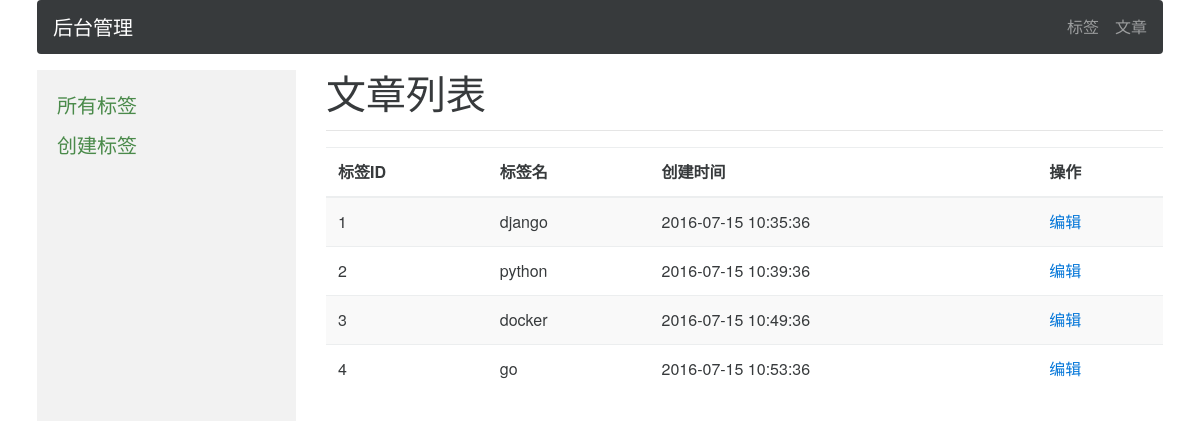
The page /dashboard/tag/list/ (signed in) on the database its author committed.
### flyingpang/mysite/models.py (models this page shows, shortened)
class Tag(models.Model):
    key = models.CharField(_(u'key'), max_length=32, unique=True)
    name = models.CharField(_(u'名称'), max_length=30, unique=True)
    created_at = models.DateTimeField(auto_now_add=True)
    slug = models.SlugField(_(u'转义key'), max_length=60)
    is_removed = models.BooleanField(default=False)

### flyingpang/dashboard/views.py (the view)
# urls.py: url(r'tag/list/$', dashboard_admin_required(TagListView.as_view()), name='tag_list_dashboard_view'),
class TagListView(ListView):
    template_name = 'dashboard/mysite/tag/list_tag.html'
    def get_queryset(self):
        queryset = Tag.objects.all()
        return queryset

### flyingpang/myuser/models.py (called while the page is built)
    @property
    def is_superuser(self):
        if self.is_active and self.is_admin:
            return True
        else:
            return False

### templates/dashboard/mysite/tag/list_tag.html (shortened to what this page needs)
{% extends 'dashboard/mysite/tag/base_tag.html' %}
{% block main %}
    <h1>文章列表</h1>
    <hr/>
    <table class="table table-striped">
        <thead>
            <tr>
                <th>标签ID</th>
                <th>标签名</th>
                <th>创建时间</th>
                <th>操作</th>
            </tr>
        </thead>
        <tbody>
            {% if tag_list %}
                {% for tag in tag_list %}
                    <tr id='RemovedIs{{ tag.is_removed }}' >
                        <td>{{ tag.id }}</td>
                        <td>{{ tag.name }}</td>
                        <td>{{ tag.created_at|date:'Y-m-d H:s:i' }}</td>
                        <td><a href="{% url 'tag_update_dashboard_view' tag.id %}">编辑</a></td>
                    </tr>
                {% endfor %}
            {% endif %}
        </tbody>
    </table>
{% endblock %}

### rows shown on the page
Tag: id "1", name "django", created_at "2016-07-15 10:35:36"
Tag: id "2", name "python", created_at "2016-07-15 10:39:36"
Tag: id "3", name "docker", created_at "2016-07-15 10:49:36"
Tag: id "4", name "go", created_at "2016-07-15 10:53:36"
